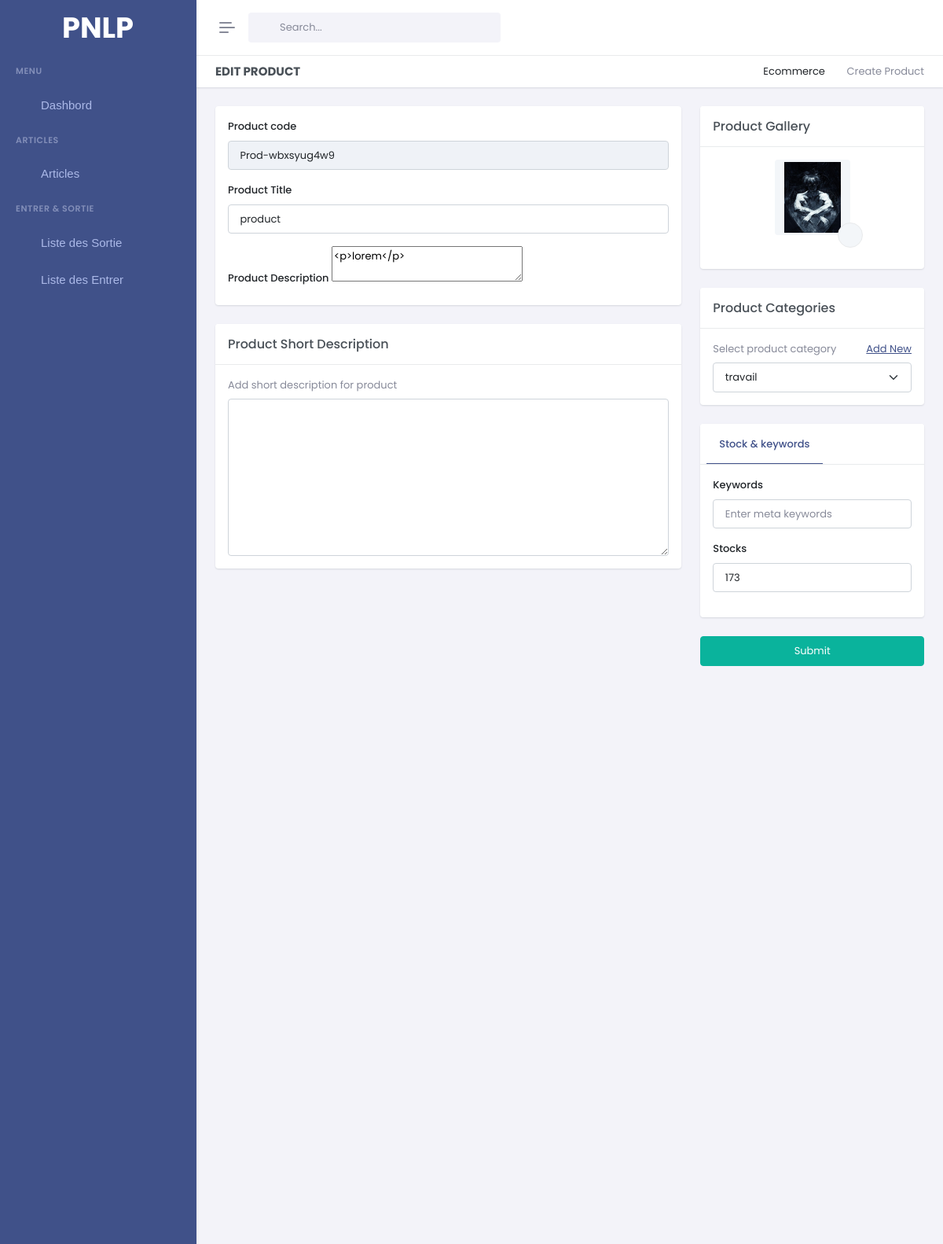
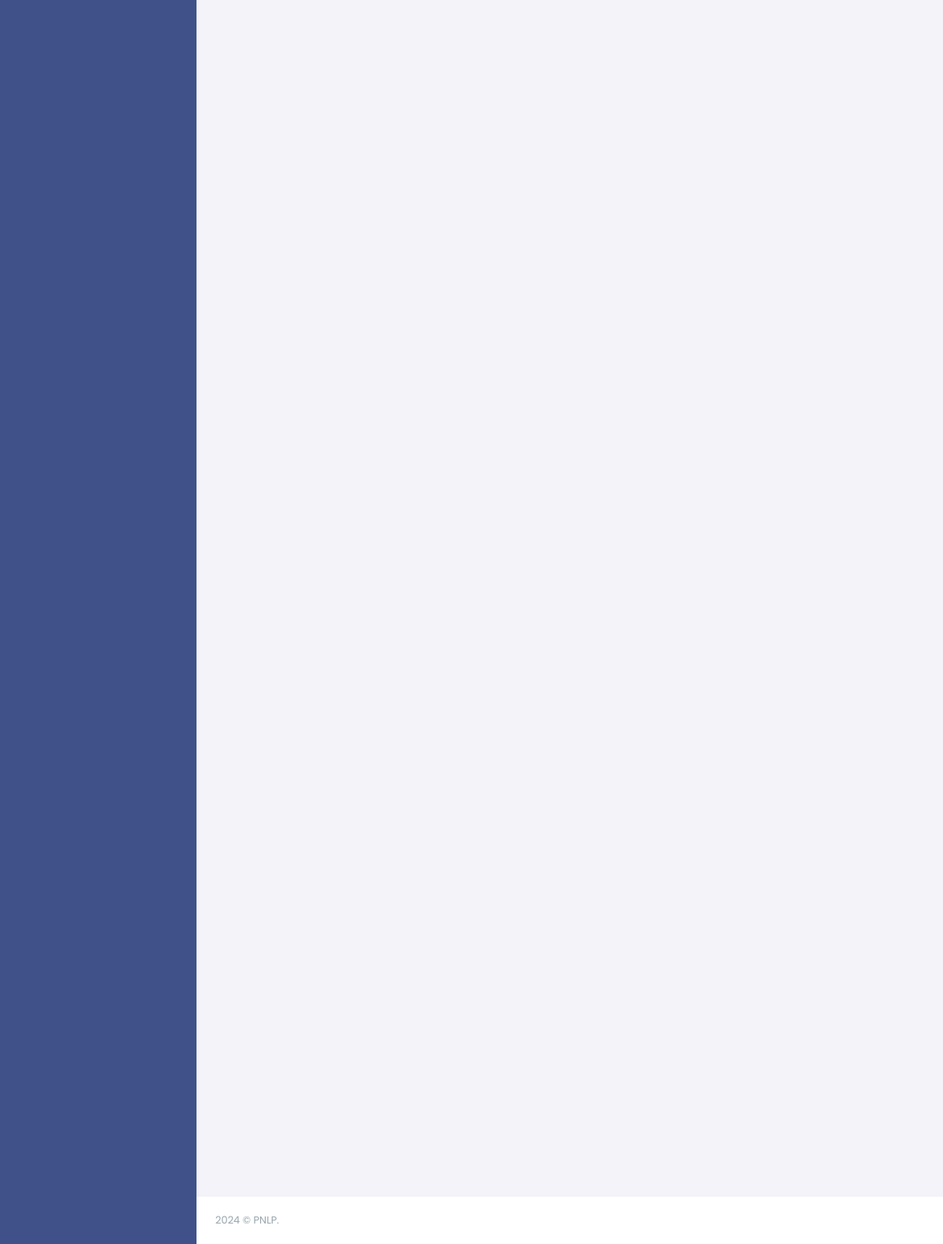
The page /edit-articles/Prod-wbxsyug4w9 on the database its author committed (2 pictures, top to bottom).
### gestion/models.py (models this page shows, shortened)
class Product(models.Model):
    pid = ShortUUIDField(unique=True, length=10, max_length= 20 , alphabet='abcdefghijklmnopqrstuvwxyz1234567890' , editable=False,  prefix='Prod-')
    title = models.CharField(max_length=100, default='untitle product')
    category = models.ForeignKey(Category,on_delete=models.SET_NULL , null=True , related_name='category')
    quantity = models.PositiveIntegerField()
    description = models.TextField()
    image = models.ImageField(default='product_image/new-document.png',null = False, upload_to='product_image' )
    created_at = models.DateTimeField(auto_now_add=True)
    updated_at = models.DateTimeField(auto_now=True)

class Category(models.Model):
    cid = ShortUUIDField(unique=True, length=10, max_length= 20 , alphabet='abcdefghijklmnopqrstuvwxyz1234567890' , editable=False,  prefix='Cat-')
    title = models.CharField(max_length=100, default='untitle category')
    created_at = models.DateTimeField(auto_now_add=True)
    updated_at = models.DateTimeField(auto_now=True)

### gestion/views.py (the view, shortened to what this page needs)
# urls.py: path('edit-articles/<pid>',Edit_article, name='edit_article'),
def Edit_article(request, pid):
    product = Product.objects.get(pid=pid)
    categories = Category.objects.all()
    context = {
        'product' :product,
        'categories':categories
    }
    return render(request, 'pages/article/edit_article.html', context )

### gestion/context_processor.py (called while the page is built)
def is_admin(user):
    try:
        admin_profile = AdminProfile.objects.get(user=user)
        return True
    except AdminProfile.DoesNotExist:
        return False

### templates/pages/article/edit_article.html (shortened to what this page needs)
{% extends 'base/base.html' %}
{% load static %}
{% block 'content' %}
<div class="main-content">
    <div class="page-content">
        <div class="container-fluid">
            <div class="row">
                <div class="col-12">
                    <div class="page-title-box d-sm-flex align-items-center justify-content-between bg-galaxy-transparent">
                        <h4 class="mb-sm-0">Edit Product</h4>
                        <div class="page-title-right">
                            <ol class="breadcrumb m-0">
                                <li class="breadcrumb-item"><a href="javascript: void(0);">Ecommerce</a></li>
                                <li class="breadcrumb-item active">Create Product</li>
                            </ol>
                        </div>
                    </div>
                </div>
            </div>
            <form id="createproduct-form" autocomplete="off" class="needs-validation" novalidate method="post" enctype="multipart/form-data" action="{% url 'edit_article' product.pid %}">
                <div class="row">
                    <div class="col-lg-8">
                        <div class="card">
                            <div class="card-body">
                                <div class="mb-3">
                                    <label class="form-label" for="product-title-input">Product code</label>
                                    <input type="text" class="form-control" id="product-title-input" value="{{product.pid}}" disabled name="title" placeholder="Enter product title" required>
                                </div>
                                <div class="mb-3">
                                    <label class="form-label" for="product-title-input">Product Title</label>
                                    <input type="text" class="form-control" id="product-title-input" value="{{product.title}}" name="title" placeholder="Enter product title" required>
                                </div>
                                <div>
                                    <label>Product Description</label>
                                    <textarea id="ckeditor-classic" name="description" id="">{{product.description}} </textarea>
                                </div>
                            </div>
                        </div>
                        <div class="card">
                            <div class="card-header">
                                <h5 class="card-title mb-0">Product Short Description</h5>
                            </div>
                            <div class="card-body">
                                <p class="text-muted mb-2">Add short description for product</p>
                                <textarea class="form-control" style="height: 200px !important;" name="short-description" placeholder="Must enter minimum of a 100 characters" rows="3"> {{product.short_description}} </textarea>
                            </div>
                        </div>
                    </div>
                    <div class="col-lg-4">
                        <div class="card">
                            <div class="card-header">
                                <h5 class="card-title mb-0">Product Gallery</h5>
                            </div>
                            <div class="card-body">
                                <div class="mb-4">
                                    <div class="text-center">
                                        <div class="position-relative d-inline-block">
                                            <div class="position-absolute top-100 start-100 translate-middle">
                                                <label for="product-image-input" class="mb-0" data-bs-toggle="tooltip" data-bs-placement="right" title="Select Image">
                                                    <div class="avatar-xs">
                                                        <div class="avatar-title bg-light border rounded-circle text-muted cursor-pointer">
                                                            <i class="ri-image-fill"></i>
                                                        </div>
                                                    </div>
                                                </label>
                                            </div>
                                            <div class="avatar-lg">
                                                <div class="avatar-title bg-light rounded display-4 text-muted">
                                                    <img src="{{product.image.url}}" id="product-img" class="avatar-md h-auto">
                                                </div>
                                            </div>
                                        </div>
                                    </div>
                                </div>
                            </div>
                        </div>
                        <div class="card">
                            <div class="card-header">
                                <h5 class="card-title mb-0">Product Categories</h5>
                            </div>
                            <div class="card-body">
                                <p class="text-muted mb-2"> <a href="#" data-bs-toggle="modal" data-bs-target="#exampleModalPopovers" class="float-end text-decoration-underline">Add
                                        New</a>Select product category</p>
                                <select class="form-select" id="choices-category-input" name="category" data-choices data-choices-search-false>
                                   {% for category in categories %}
                                    <option value="{{category.title}}" {% if product.category == category %} selected {% endif %} >{{category.title}}</option>
                                   {% endfor %}
                                </select>
                            </div>
                        </div>
                        <div class="card">
                            <div class="card-header">
                                <ul class="nav nav-tabs-custom card-header-tabs border-bottom-0" role="tablist">
                                    <li class="nav-item">
                                        <a class="nav-link active" data-bs-toggle="tab" href="#addproduct-general-info" role="tab">
                                            Stock & keywords
                                        </a>
                                    </li>
                                </ul>
                            </div>
                            <div class="card-body">
                                <div class="tab-content">
                                    <div class="tab-pane active" id="addproduct-general-info" role="tabpanel">
                                        <div class="row">
                                            <div class="col-lg-12">
                                                <div class="mb-3">
                                                    <label class="form-label" for="meta-keywords-input">Keywords</label>
                                                    <input type="text" class="form-control" name="keywords" value="{{product.keywords}}" placeholder="Enter meta keywords" id="meta-keywords-input">
                                                </div>
                                            </div>
                                        </div>
                                        <div class="row">
                                            <div class="col-lg-12 col-sm-12">
                                                <div class="mb-3">
                                                    <label class="form-label" for="stocks-input">Stocks</label>
                                                    <input type="number" name="stock" class="form-control" value="{{product.quantity}}" id="stocks-input" placeholder="Stocks" required>
                                                </div>
                                            </div>
                                        </div>
                                    </div>
                                </div>
                            </div>
                        </div>
                        <div class="text-end mb-3">
                            <button type="submit" class="btn btn-success w-100">Submit</button>
                        </div>
                    </div>
                </div>
            </form>
        </div>
    </div>
    <footer class="footer">
        <div class="container-fluid">
            <div class="row">
                <div class="col-sm-6">
                </div>
                <div class="col-sm-6">
                    <div class="text-sm-end d-none d-sm-block">
                    </div>
                </div>
            </div>
        </div>
    </footer>
</div>
{% endblock %}

### rows shown on the page
Product: title "Prod-wbxsyug4w9", title "product", description "<p>lorem</p>", image (picture), category "travail", stock "173"
